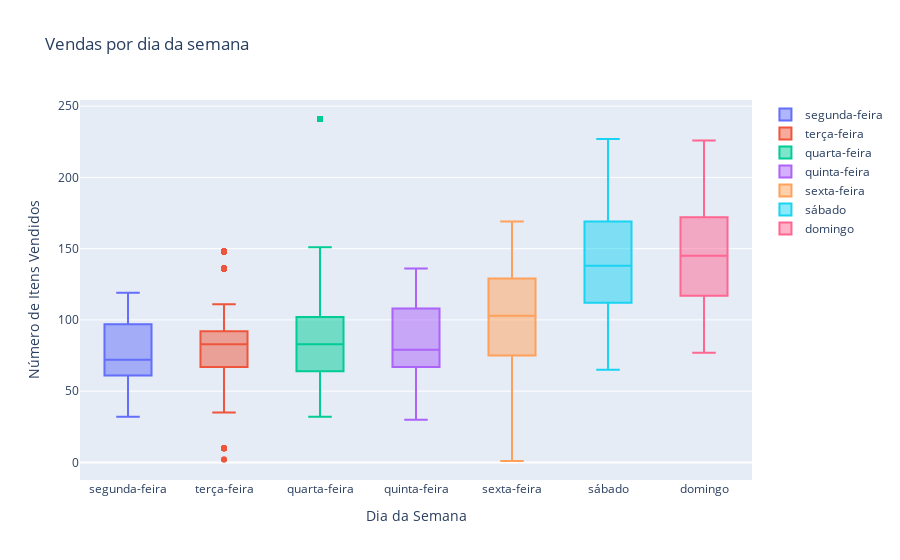

Here is the notebook cell this chart was saved with:
### Code cell
traces = []

for i, j in enumerate(dias):
    
    trace = go.Box(
    y=vendas_por_dia[i],
    name = j
    )
    traces.append(trace)

data = traces

layout = go.Layout(title='Vendas por dia da semana',
                  xaxis = dict(title = 'Dia da Semana'),
                  yaxis = dict(title = 'Número de Itens Vendidos'))

fig = go.Figure(data = data, layout = layout)

py.iplot(fig, filename='Vendas_por_dia_Boxplot')

### Figure 1 — Plotly figure (JSON) as saved in the notebook; plotly's stock layout.template omitted (floating-point values rounded to 4 significant figures; data arrays with more than 128 entries replaced by an {"elided": "..."} marker saying what was removed)
{"data": [{"name": "segunda-feira", "type": "box", "y": {"elided": "2489 int values"}}, {"name": "terça-feira", "type": "box", "y": {"elided": "2523 int values"}}, {"name": "quarta-feira", "type": "box", "y": {"elided": "2856 int values"}}, {"name": "quinta-feira", "type": "box", "y": {"elided": "2714 int values"}}, {"name": "sexta-feira", "type": "box", "y": {"elided": "2988 int values"}}, {"name": "sábado", "type": "box", "y": {"elided": "4594 int values"}}, {"name": "domingo", "type": "box", "y": {"elided": "5035 int values"}}], "layout": {"title": {"text": "Vendas por dia da semana"}, "xaxis": {"title": {"text": "Dia da Semana"}}, "yaxis": {"title": {"text": "Número de Itens Vendidos"}}}}
